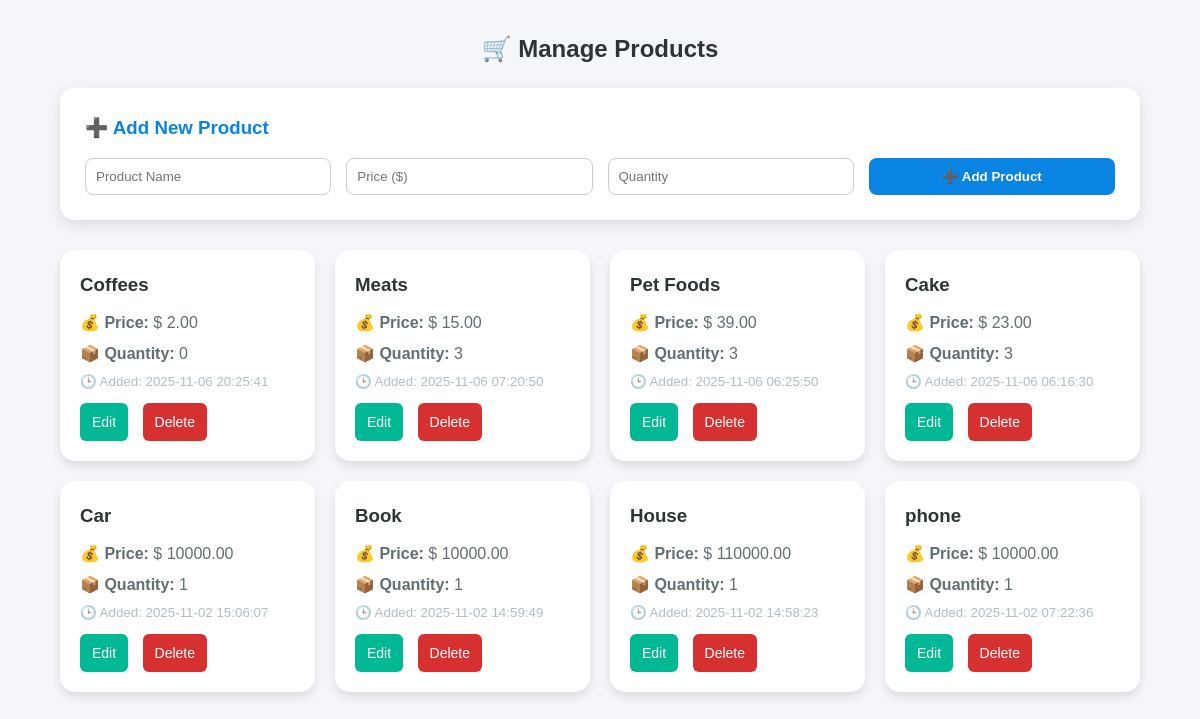
The page /product.php on the database its author committed.
### tables this page shows
CREATE TABLE `products` (
  `id` int(11) NOT NULL,
  `name` varchar(100) NOT NULL,
  `price` decimal(10,2) NOT NULL,
  `quantity` int(11) NOT NULL,
  `created_at` timestamp NOT NULL DEFAULT current_timestamp(),
  `category_id` int(11) DEFAULT NULL,
  `description` text DEFAULT NULL,
  `image_path` varchar(500) DEFAULT NULL,
  `discount_percentage` decimal(5,2) DEFAULT 0.00,
  `discount_price` decimal(10,2) DEFAULT NULL,
  `vendor_name` varchar(255) DEFAULT NULL,
  `promotion_status` varchar(50) DEFAULT NULL,
  `rating` decimal(3,2) DEFAULT 0.00,
  `vendor_id` int(11) DEFAULT NULL
);

### product.php (the view, shortened to what this page needs)
<?php
include('config.php');
?>
<!DOCTYPE html>
<html lang="en">
<head>
    <link rel="stylesheet" href="style/style.css">
</head>
<body>
<section>
    <h2>🛒 Manage Products</h2>
    <div class="form-container">
        <h3><?php echo isset($edit_data) ? '✏️ Edit Product' : '➕ Add New Product'; ?></h3>
        <form method="post">
            <input type="text" name="name" placeholder="Product Name" required
                   value="<?php echo isset($edit_data) ? $edit_data['name'] : ''; ?>">
            <input type="number" step="0.01" name="price" placeholder="Price ($)" required
                   value="<?php echo isset($edit_data) ? $edit_data['price'] : ''; ?>">
            <input type="number" name="quantity" placeholder="Quantity" required
                   value="<?php echo isset($edit_data) ? $edit_data['quantity'] : ''; ?>">
            <?php if (isset($edit_data)) { ?>
                <button type="submit" name="update">💾 Update</button>
                <a href="product.php" class="btn-cancel">Cancel</a>
            <?php } else { ?>
                <button type="submit" name="add">➕ Add Product</button>
            <?php } ?>
        </form>
    </div>
    <div class="product-grid">
        <?php
        $result = mysqli_query($conn, "SELECT * FROM products ORDER BY id DESC");
        if (mysqli_num_rows($result) > 0) {
            while ($row = mysqli_fetch_assoc($result)) {
                echo "
                <div class='product-card'>
                    <h3>{$row['name']}</h3>
                    <p><strong>💰 Price:</strong> $ {$row['price']}</p>
                    <p><strong>📦 Quantity:</strong> {$row['quantity']}</p>
                    <small>🕒 Added: {$row['created_at']}</small>
                    <a href='product.php?edit={$row['id']}' class='btn-edit'>Edit</a>
                    <a href='product.php?delete={$row['id']}' class='btn-delete' onclick='return confirm(\"Delete this product?\")'>Delete</a>
                </div>
                ";
            }
        } else {
            echo "<p style='text-align:center; color:#636e72;'>No products found.</p>";
        }
        ?>
    </div>
</section>
</body>
</html>

### style/style.css (style rules this page uses)
* { margin: 0; padding: 0; box-sizing: border-box; }
body { font-family: "Poppins", sans-serif; background-color: #f8f9fa; color: #333; line-height: 1.6; }

### product.php (style rules this page uses)
body { font-family: "Poppins", sans-serif; background: #f5f6fa; color: #333; margin: 0; padding: 0; }
section { width: 90%; max-width: 1200px; margin: 30px auto; }
h2 { text-align: center; margin-bottom: 20px; color: #2d3436; }
.form-container { background: #fff; padding: 25px; border-radius: 15px; box-shadow: 0 5px 15px rgba(0,0,0,0.1); margin-bottom: 30px; }
.form-container h3 { margin-bottom: 15px; color: #0984e3; }
form { display: grid; grid-template-columns: repeat(auto-fit, minmax(200px, 1fr)); gap: 15px; }
input[type="text"], input[type="number"] { padding: 10px; border: 1px solid #ccc; border-radius: 8px; outline: none; transition: 0.3s; }
button, .btn-cancel { padding: 10px 15px; border: none; border-radius: 8px; background: #0984e3; color: #fff; font-weight: bold; cursor: pointer; transition: 0.3s; text-decoration: none; text-align: center; }
.product-grid { display: grid; grid-template-columns: repeat(auto-fill, minmax(250px, 1fr)); gap: 20px; }
.product-card { background: #fff; border-radius: 15px; box-shadow: 0 5px 10px rgba(0,0,0,0.1); padding: 20px; transition: transform 0.2s; }
.product-card h3 { color: #2d3436; margin-bottom: 10px; }
.product-card p { margin: 5px 0; color: #636e72; }
.product-card small { display: block; margin-bottom: 10px; color: #b2bec3; }
.btn-edit, .btn-delete { display: inline-block; margin-right: 10px; padding: 8px 12px; border-radius: 6px; color: white; text-decoration: none; font-size: 14px; }
.btn-edit { background: #00b894; }
.btn-delete { background: #d63031; }

### rows shown on the page
products: name "Coffees", price "2.00", quantity "0", created_at "2025-11-06 20:25:41"
products: name "Meats", price "15.00", quantity "3", created_at "2025-11-06 07:20:50"
products: name "Pet Foods", price "39.00", quantity "3", created_at "2025-11-06 06:25:50"
products: name "Cake", price "23.00", quantity "3", created_at "2025-11-06 06:16:30"
products: name "Car", price "10000.00", quantity "1", created_at "2025-11-02 15:06:07"
products: name "Book", price "10000.00", quantity "1", created_at "2025-11-02 14:59:49"
products: name "House", price "110000.00", quantity "1", created_at "2025-11-02 14:58:23"
products: name "phone", price "10000.00", quantity "1", created_at "2025-11-02 07:22:36"
